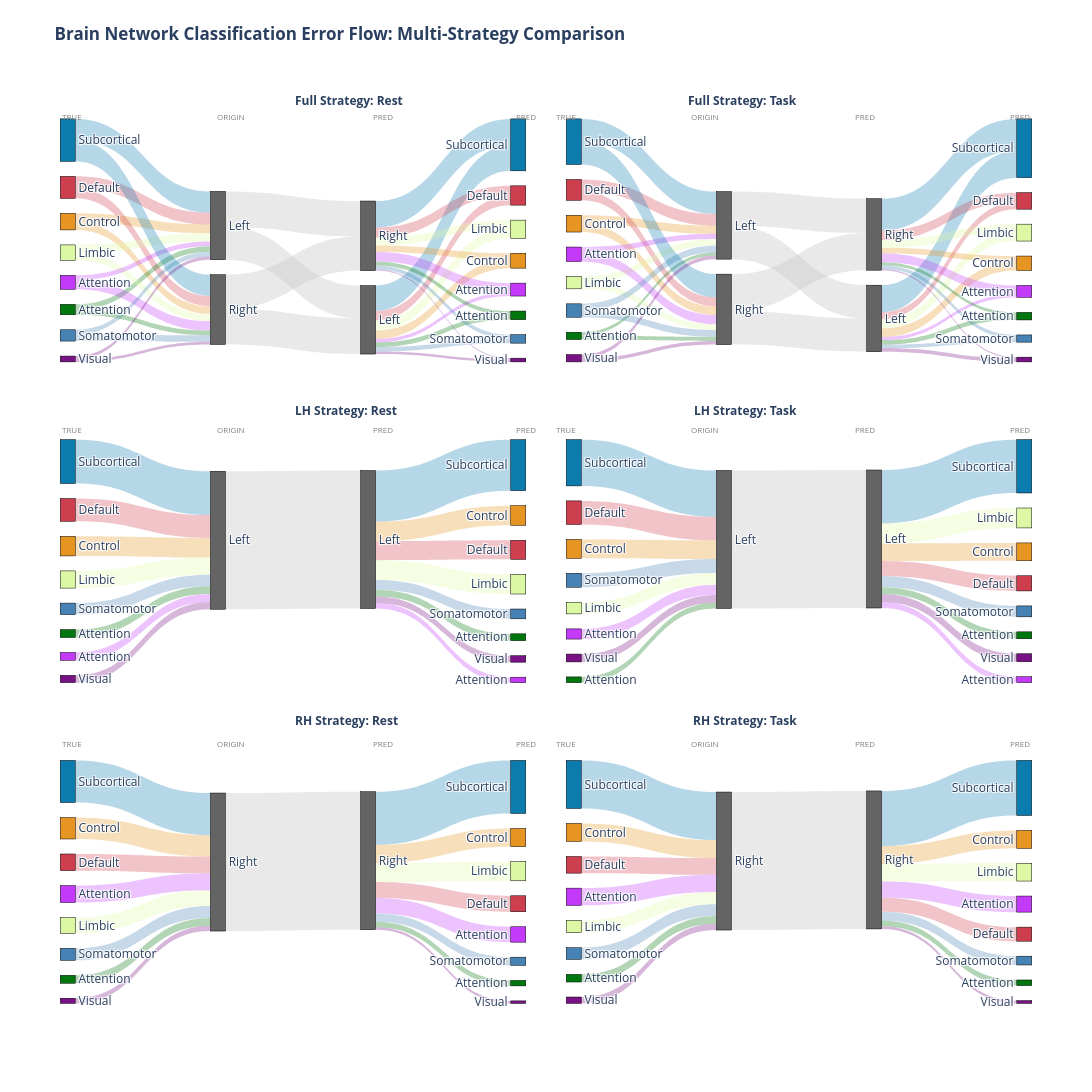

Notebook cell for this chart:
### Code cell
import pandas as pd
import numpy as np
import plotly.graph_objects as go

# ============================================================================
# 1. CONFIGURATION & COLOR MAPPING
# ============================================================================
NETWORK_COLORS = {
    'Visual': 'rgb(120, 18, 134)', 
    'Somatomotor': 'rgb(70, 130, 180)',
    'Dorsal Attention': 'rgb(0, 118, 14)', 
    'Salience/Ventral Attention': 'rgb(196, 58, 250)',
    'Limbic': 'rgb(220, 248, 164)', 
    'Control': 'rgb(230, 148, 34)',
    'Default': 'rgb(205, 62, 78)', 
    'Subcortical': 'rgb(12, 123, 174)', 
    'Other': 'rgb(128, 128, 128)'
}

def to_rgba(rgb_str, alpha=0.3):
    return rgb_str.replace('rgb', 'rgba').replace(')', f', {alpha})')

# ============================================================================
# 2. DATA EXTRACTION FUNCTION
# ============================================================================
def extract_sankey_data(cm, region_info):
    """Extract error flow data from confusion matrix"""
    rows = []
    
    # Determine hemisphere - USE THE HEMISPHERE COLUMN!
    if 'hemisphere' in region_info.columns:
        is_left = region_info['hemisphere'].str.lower() == 'left'
    else:
        # Fallback if no hemisphere column
        is_left = region_info['region_name'].str.startswith(('LH_', 'L_')) | \
                  region_info['region_name'].str.contains('_L')
    
    region_info = region_info.reset_index(drop=True)
    
    for i in range(cm.shape[0]):
        if i >= len(region_info):
            continue
            
        true_net = region_info.iloc[i]['major_network']
        true_hemi = "Left" if is_left.iloc[i] else "Right"
        
        for j in range(cm.shape[1]):
            if i == j or cm[i, j] == 0:  # Skip diagonal and zeros
                continue
                
            pred_net = region_info.iloc[j]['major_network']
            pred_hemi = "Left" if is_left.iloc[j] else "Right"
            
            rows.append({
                'Source_Net': true_net,
                'Source_Hemi': true_hemi,
                'Target_Hemi': pred_hemi,
                'Target_Net': pred_net,
                'Value': cm[i, j]
            })
    
    return pd.DataFrame(rows)

# ============================================================================
# 3. TRACE GENERATOR FUNCTION
# ============================================================================
def create_sankey_trace(df, domain_dict):
    """Generates a single Sankey trace for a specific grid domain."""
    if df.empty:
        return None
    
    # Get all networks present in this data
    all_networks = sorted(set(df['Source_Net'].unique()) | set(df['Target_Net'].unique()))
    
    # Get hemispheres present
    source_hemis = sorted(df['Source_Hemi'].unique())
    target_hemis = sorted(df['Target_Hemi'].unique())
    
    # Build nodes
    nodes = []
    node_colors = []
    
    # Tier 0: True Networks
    for n in all_networks:
        nodes.append(f"True {n}")
        node_colors.append(NETWORK_COLORS.get(n, NETWORK_COLORS['Other']))
    
    # Tier 1: Source Hemispheres
    for h in source_hemis:
        nodes.append(f"Src {h}")
        node_colors.append('rgb(100, 100, 100)')
    
    # Tier 2: Target Hemispheres
    for h in target_hemis:
        nodes.append(f"Pred {h}")
        node_colors.append('rgb(100, 100, 100)')
    
    # Tier 3: Predicted Networks
    for n in all_networks:
        nodes.append(f"Predicted {n}")
        node_colors.append(NETWORK_COLORS.get(n, NETWORK_COLORS['Other']))
    
    node_map = {name: i for i, name in enumerate(nodes)}
    links = []
    total_val = df['Value'].sum()

    # Flow 1: True Net -> Source Hemi
    f1 = df.groupby(['Source_Net', 'Source_Hemi'])['Value'].sum().reset_index()
    for _, r in f1.iterrows():
        pct = (r['Value'] / total_val) * 100
        links.append(dict(
            source=node_map[f"True {r['Source_Net']}"], 
            target=node_map[f"Src {r['Source_Hemi']}"],
            value=r['Value'], 
            color=to_rgba(NETWORK_COLORS.get(r['Source_Net'], NETWORK_COLORS['Other'])),
            label=f"{pct:.1f}%"
        ))

    # Flow 2: Source Hemi -> Pred Hemi
    f2 = df.groupby(['Source_Hemi', 'Target_Hemi'])['Value'].sum().reset_index()
    for _, r in f2.iterrows():
        links.append(dict(
            source=node_map[f"Src {r['Source_Hemi']}"], 
            target=node_map[f"Pred {r['Target_Hemi']}"],
            value=r['Value'], 
            color='rgba(200, 200, 200, 0.4)'
        ))

    # Flow 3: Pred Hemi -> Predicted Net
    f3 = df.groupby(['Target_Hemi', 'Target_Net'])['Value'].sum().reset_index()
    for _, r in f3.iterrows():
        links.append(dict(
            source=node_map[f"Pred {r['Target_Hemi']}"], 
            target=node_map[f"Predicted {r['Target_Net']}"],
            value=r['Value'], 
            color=to_rgba(NETWORK_COLORS.get(r['Target_Net'], NETWORK_COLORS['Other']))
        ))

    return go.Sankey(
        domain=domain_dict,
        arrangement="perpendicular",
        node=dict(
            pad=15, 
            thickness=15, 
            line=dict(color="black", width=0.5),
            label=[n.split(' ')[-1] for n in nodes], 
            color=node_colors
        ),
        link=dict(
            source=[l['source'] for l in links], 
            target=[l['target'] for l in links],
            value=[l['value'] for l in links], 
            color=[l['color'] for l in links],
            customdata=[l.get('label', "") for l in links],
            hovertemplate='<b>Errors:</b> %{value}<br><b>%:</b> %{customdata}<extra></extra>'
        )
    )

# ============================================================================
# 4. GRID CONSTRUCTION - USING YOUR ACTUAL DATA
# ============================================================================

# Mapping your actual variables to the grid structure
mapping = {
    ("Full Strategy", "Rest"): (confusion_matrix_cv_full, region_info_full),
    ("Full Strategy", "Task"): (confusion_matrix_task_full, region_info_full),
    ("LH Strategy", "Rest"):   (confusion_matrix_cv_lh, region_info_lh),
    ("LH Strategy", "Task"):   (confusion_matrix_task_lh, region_info_lh),
    ("RH Strategy", "Rest"):   (confusion_matrix_cv_rh, region_info_rh),
    ("RH Strategy", "Task"):   (confusion_matrix_task_rh, region_info_rh)
}

strategies = ["Full Strategy", "LH Strategy", "RH Strategy"]
conditions = ["Rest", "Task"]

fig = go.Figure()
annotations = []

for r_idx, strat in enumerate(strategies):
    for c_idx, cond in enumerate(conditions):
        x_range = [c_idx * 0.5, (c_idx + 1) * 0.5]
        y_range = [1 - (r_idx + 1) * 0.33, 1 - r_idx * 0.33]
        
        # Get the data for this subplot
        cm, region_info = mapping[(strat, cond)]
        
        # Extract flow data
        df_sub = extract_sankey_data(cm, region_info)
        
        # Create trace
        if not df_sub.empty:
            trace = create_sankey_trace(
                df_sub, 
                {'x': [x_range[0]+0.02, x_range[1]-0.02], 
                 'y': [y_range[0]+0.04, y_range[1]-0.04]}
            )
            if trace is not None:
                fig.add_trace(trace)
        
        # Add title annotation
        annotations.append(dict(
            x=(x_range[0] + x_range[1]) / 2, 
            y=y_range[1] - 0.01,
            text=f"<b>{strat}: {cond}</b>", 
            showarrow=False, 
            xref="paper", 
            yref="paper", 
            font=dict(size=12)
        ))
        
        # Add tier labels
        tier_y = y_range[1] - 0.03
        tier_labels = ["TRUE", "ORIGIN", "PRED", "PRED"]
        for t_idx, txt in enumerate(tier_labels):
            annotations.append(dict(
                x=x_range[0] + 0.02 + t_idx * ((x_range[1] - 0.02) - (x_range[0] + 0.02)) / 3,
                y=tier_y,
                text=txt,
                showarrow=False,
                xref="paper",
                yref="paper",
                font=dict(size=8, color="gray")
            ))

fig.update_layout(
    title_text="<b>Brain Network Classification Error Flow: Multi-Strategy Comparison</b>",
    height=1200, 
    width=1400,
    annotations=annotations,
    margin=dict(t=80, b=40, l=40, r=40),
    paper_bgcolor='white'
)

fig.show()

# Optional: Save
# fig.write_image("sankey_6subplot_comparison.png", width=1400, height=1200, scale=2)

### Figure 1 — Plotly figure (JSON) as saved in the notebook; plotly's stock layout.template omitted (floating-point values rounded to 4 significant figures)
{"data": [{"arrangement": "perpendicular", "domain": {"x": [0.02, 0.48], "y": [0.71, 0.96]}, "link": {"color": ["rgba(230, 148, 34, 0.3)", "rgba(230, 148, 34, 0.3)", "rgba(205, 62, 78, 0.3)", "rgba(205, 62, 78, 0.3)", "rgba(0, 118, 14, 0.3)", "rgba(0, 118, 14, 0.3)", "rgba(220, 248, 164, 0.3)", "rgba(220, 248, 164, 0.3)", "rgba(196, 58, 250, 0.3)", "rgba(196, 58, 250, 0.3)", "rgba(70, 130, 180, 0.3)", "rgba(70, 130, 180, 0.3)", "rgba(12, 123, 174, 0.3)", "rgba(12, 123, 174, 0.3)", "rgba(120, 18, 134, 0.3)", "rgba(120, 18, 134, 0.3)", "rgba(200, 200, 200, 0.4)", "rgba(200, 200, 200, 0.4)", "rgba(200, 200, 200, 0.4)", "rgba(200, 200, 200, 0.4)", "rgba(230, 148, 34, 0.3)", "rgba(205, 62, 78, 0.3)", "rgba(0, 118, 14, 0.3)", "rgba(220, 248, 164, 0.3)", "rgba(196, 58, 250, 0.3)", "rgba(70, 130, 180, 0.3)", "rgba(12, 123, 174, 0.3)", "rgba(120, 18, 134, 0.3)", "rgba(230, 148, 34, 0.3)", "rgba(205, 62, 78, 0.3)", "rgba(0, 118, 14, 0.3)", "rgba(220, 248, 164, 0.3)", "rgba(196, 58, 250, 0.3)", "rgba(70, 130, 180, 0.3)", "rgba(12, 123, 174, 0.3)", "rgba(120, 18, 134, 0.3)"], "customdata": ["6.4%", "5.6%", "8.5%", "7.4%", "4.1%", "3.5%", "6.0%", "5.2%", "3.3%", "6.8%", "3.4%", "4.7%", "15.4%", "15.4%", "2.3%", "1.9%", "", "", "", "", "", "", "", "", "", "", "", "", "", "", "", "", "", "", "", ""], "hovertemplate": "<b>Errors:</b> %{value}<br><b>%:</b> %{customdata}<extra></extra>", "source": [0, 0, 1, 1, 2, 2, 3, 3, 4, 4, 5, 5, 6, 6, 7, 7, 8, 8, 9, 9, 10, 10, 10, 10, 10, 10, 10, 10, 11, 11, 11, 11, 11, 11, 11, 11], "target": [8, 9, 8, 9, 8, 9, 8, 9, 8, 9, 8, 9, 8, 9, 8, 9, 10, 11, 10, 11, 12, 13, 14, 15, 16, 17, 18, 19, 12, 13, 14, 15, 16, 17, 18, 19], "value": [253, 220, 336, 292, 160, 139, 236, 206, 130, 268, 136, 187, 608, 606, 92, 74, 937, 1014, 1018, 974, 238, 262, 131, 293, 104, 125, 727, 75, 187, 290, 116, 225, 265, 117, 757, 31]}, "node": {"color": ["rgb(230, 148, 34)", "rgb(205, 62, 78)", "rgb(0, 118, 14)", "rgb(220, 248, 164)", "rgb(196, 58, 250)", "rgb(70, 130, 180)", "rgb(12, 123, 174)", "rgb(120, 18, 134)", "rgb(100, 100, 100)", "rgb(100, 100, 100)", "rgb(100, 100, 100)", "rgb(100, 100, 100)", "rgb(230, 148, 34)", "rgb(205, 62, 78)", "rgb(0, 118, 14)", "rgb(220, 248, 164)", "rgb(196, 58, 250)", "rgb(70, 130, 180)", "rgb(12, 123, 174)", "rgb(120, 18, 134)"], "label": ["Control", "Default", "Attention", "Limbic", "Attention", "Somatomotor", "Subcortical", "Visual", "Left", "Right", "Left", "Right", "Control", "Default", "Attention", "Limbic", "Attention", "Somatomotor", "Subcortical", "Visual"], "line": {"color": "black", "width": 0.5}, "pad": 15, "thickness": 15}, "type": "sankey"}, {"arrangement": "perpendicular", "domain": {"x": [0.52, 0.98], "y": [0.71, 0.96]}, "link": {"color": ["rgba(230, 148, 34, 0.3)", "rgba(230, 148, 34, 0.3)", "rgba(205, 62, 78, 0.3)", "rgba(205, 62, 78, 0.3)", "rgba(0, 118, 14, 0.3)", "rgba(0, 118, 14, 0.3)", "rgba(220, 248, 164, 0.3)", "rgba(220, 248, 164, 0.3)", "rgba(196, 58, 250, 0.3)", "rgba(196, 58, 250, 0.3)", "rgba(70, 130, 180, 0.3)", "rgba(70, 130, 180, 0.3)", "rgba(12, 123, 174, 0.3)", "rgba(12, 123, 174, 0.3)", "rgba(120, 18, 134, 0.3)", "rgba(120, 18, 134, 0.3)", "rgba(200, 200, 200, 0.4)", "rgba(200, 200, 200, 0.4)", "rgba(200, 200, 200, 0.4)", "rgba(200, 200, 200, 0.4)", "rgba(230, 148, 34, 0.3)", "rgba(205, 62, 78, 0.3)", "rgba(0, 118, 14, 0.3)", "rgba(220, 248, 164, 0.3)", "rgba(196, 58, 250, 0.3)", "rgba(70, 130, 180, 0.3)", "rgba(12, 123, 174, 0.3)", "rgba(120, 18, 134, 0.3)", "rgba(230, 148, 34, 0.3)", "rgba(205, 62, 78, 0.3)", "rgba(0, 118, 14, 0.3)", "rgba(220, 248, 164, 0.3)", "rgba(196, 58, 250, 0.3)", "rgba(70, 130, 180, 0.3)", "rgba(12, 123, 174, 0.3)", "rgba(120, 18, 134, 0.3)"], "customdata": ["5.9%", "6.2%", "8.5%", "6.6%", "2.3%", "3.0%", "4.7%", "4.2%", "3.8%", "6.7%", "4.9%", "4.8%", "16.2%", "16.8%", "2.7%", "2.6%", "", "", "", "", "", "", "", "", "", "", "", "", "", "", "", "", "", "", "", ""], "hovertemplate": "<b>Errors:</b> %{value}<br><b>%:</b> %{customdata}<extra></extra>", "source": [0, 0, 1, 1, 2, 2, 3, 3, 4, 4, 5, 5, 6, 6, 7, 7, 8, 8, 9, 9, 10, 10, 10, 10, 10, 10, 10, 10, 11, 11, 11, 11, 11, 11, 11, 11], "target": [8, 9, 8, 9, 8, 9, 8, 9, 8, 9, 8, 9, 8, 9, 8, 9, 10, 11, 10, 11, 12, 13, 14, 15, 16, 17, 18, 19, 12, 13, 14, 15, 16, 17, 18, 19], "value": [295, 312, 424, 328, 115, 150, 235, 212, 188, 334, 244, 241, 810, 840, 133, 132, 1197, 1247, 1210, 1339, 317, 254, 164, 330, 110, 125, 976, 131, 204, 343, 109, 281, 322, 136, 1151, 40]}, "node": {"color": ["rgb(230, 148, 34)", "rgb(205, 62, 78)", "rgb(0, 118, 14)", "rgb(220, 248, 164)", "rgb(196, 58, 250)", "rgb(70, 130, 180)", "rgb(12, 123, 174)", "rgb(120, 18, 134)", "rgb(100, 100, 100)", "rgb(100, 100, 100)", "rgb(100, 100, 100)", "rgb(100, 100, 100)", "rgb(230, 148, 34)", "rgb(205, 62, 78)", "rgb(0, 118, 14)", "rgb(220, 248, 164)", "rgb(196, 58, 250)", "rgb(70, 130, 180)", "rgb(12, 123, 174)", "rgb(120, 18, 134)"], "label": ["Control", "Default", "Attention", "Limbic", "Attention", "Somatomotor", "Subcortical", "Visual", "Left", "Right", "Left", "Right", "Control", "Default", "Attention", "Limbic", "Attention", "Somatomotor", "Subcortical", "Visual"], "line": {"color": "black", "width": 0.5}, "pad": 15, "thickness": 15}, "type": "sankey"}, {"arrangement": "perpendicular", "domain": {"x": [0.02, 0.48], "y": [0.38, 0.63]}, "link": {"color": ["rgba(230, 148, 34, 0.3)", "rgba(205, 62, 78, 0.3)", "rgba(0, 118, 14, 0.3)", "rgba(220, 248, 164, 0.3)", "rgba(196, 58, 250, 0.3)", "rgba(70, 130, 180, 0.3)", "rgba(12, 123, 174, 0.3)", "rgba(120, 18, 134, 0.3)", "rgba(200, 200, 200, 0.4)", "rgba(230, 148, 34, 0.3)", "rgba(205, 62, 78, 0.3)", "rgba(0, 118, 14, 0.3)", "rgba(220, 248, 164, 0.3)", "rgba(196, 58, 250, 0.3)", "rgba(70, 130, 180, 0.3)", "rgba(12, 123, 174, 0.3)", "rgba(120, 18, 134, 0.3)"], "customdata": ["14.2%", "16.5%", "5.7%", "12.5%", "5.6%", "8.3%", "31.8%", "5.3%", "", "", "", "", "", "", "", "", ""], "hovertemplate": "<b>Errors:</b> %{value}<br><b>%:</b> %{customdata}<extra></extra>", "source": [0, 1, 2, 3, 4, 5, 6, 7, 8, 9, 9, 9, 9, 9, 9, 9, 9], "target": [8, 8, 8, 8, 8, 8, 8, 8, 9, 10, 11, 12, 13, 14, 15, 16, 17], "value": [302, 351, 122, 265, 120, 177, 676, 113, 2126, 303, 293, 106, 303, 84, 151, 786, 100]}, "node": {"color": ["rgb(230, 148, 34)", "rgb(205, 62, 78)", "rgb(0, 118, 14)", "rgb(220, 248, 164)", "rgb(196, 58, 250)", "rgb(70, 130, 180)", "rgb(12, 123, 174)", "rgb(120, 18, 134)", "rgb(100, 100, 100)", "rgb(100, 100, 100)", "rgb(230, 148, 34)", "rgb(205, 62, 78)", "rgb(0, 118, 14)", "rgb(220, 248, 164)", "rgb(196, 58, 250)", "rgb(70, 130, 180)", "rgb(12, 123, 174)", "rgb(120, 18, 134)"], "label": ["Control", "Default", "Attention", "Limbic", "Attention", "Somatomotor", "Subcortical", "Visual", "Left", "Left", "Control", "Default", "Attention", "Limbic", "Attention", "Somatomotor", "Subcortical", "Visual"], "line": {"color": "black", "width": 0.5}, "pad": 15, "thickness": 15}, "type": "sankey"}, {"arrangement": "perpendicular", "domain": {"x": [0.52, 0.98], "y": [0.38, 0.63]}, "link": {"color": ["rgba(230, 148, 34, 0.3)", "rgba(205, 62, 78, 0.3)", "rgba(0, 118, 14, 0.3)", "rgba(220, 248, 164, 0.3)", "rgba(196, 58, 250, 0.3)", "rgba(70, 130, 180, 0.3)", "rgba(12, 123, 174, 0.3)", "rgba(120, 18, 134, 0.3)", "rgba(200, 200, 200, 0.4)", "rgba(230, 148, 34, 0.3)", "rgba(205, 62, 78, 0.3)", "rgba(0, 118, 14, 0.3)", "rgba(220, 248, 164, 0.3)", "rgba(196, 58, 250, 0.3)", "rgba(70, 130, 180, 0.3)", "rgba(12, 123, 174, 0.3)", "rgba(120, 18, 134, 0.3)"], "customdata": ["13.7%", "17.1%", "4.2%", "8.4%", "7.4%", "10.1%", "33.5%", "5.7%", "", "", "", "", "", "", "", "", ""], "hovertemplate": "<b>Errors:</b> %{value}<br><b>%:</b> %{customdata}<extra></extra>", "source": [0, 1, 2, 3, 4, 5, 6, 7, 8, 9, 9, 9, 9, 9, 9, 9, 9], "target": [8, 8, 8, 8, 8, 8, 8, 8, 9, 10, 11, 12, 13, 14, 15, 16, 17], "value": [414, 518, 126, 256, 224, 306, 1016, 172, 3032, 392, 333, 152, 438, 130, 240, 1172, 175]}, "node": {"color": ["rgb(230, 148, 34)", "rgb(205, 62, 78)", "rgb(0, 118, 14)", "rgb(220, 248, 164)", "rgb(196, 58, 250)", "rgb(70, 130, 180)", "rgb(12, 123, 174)", "rgb(120, 18, 134)", "rgb(100, 100, 100)", "rgb(100, 100, 100)", "rgb(230, 148, 34)", "rgb(205, 62, 78)", "rgb(0, 118, 14)", "rgb(220, 248, 164)", "rgb(196, 58, 250)", "rgb(70, 130, 180)", "rgb(12, 123, 174)", "rgb(120, 18, 134)"], "label": ["Control", "Default", "Attention", "Limbic", "Attention", "Somatomotor", "Subcortical", "Visual", "Left", "Left", "Control", "Default", "Attention", "Limbic", "Attention", "Somatomotor", "Subcortical", "Visual"], "line": {"color": "black", "width": 0.5}, "pad": 15, "thickness": 15}, "type": "sankey"}, {"arrangement": "perpendicular", "domain": {"x": [0.02, 0.48], "y": [0.05, 0.3]}, "link": {"color": ["rgba(230, 148, 34, 0.3)", "rgba(205, 62, 78, 0.3)", "rgba(0, 118, 14, 0.3)", "rgba(220, 248, 164, 0.3)", "rgba(196, 58, 250, 0.3)", "rgba(70, 130, 180, 0.3)", "rgba(12, 123, 174, 0.3)", "rgba(120, 18, 134, 0.3)", "rgba(200, 200, 200, 0.4)", "rgba(230, 148, 34, 0.3)", "rgba(205, 62, 78, 0.3)", "rgba(0, 118, 14, 0.3)", "rgba(220, 248, 164, 0.3)", "rgba(196, 58, 250, 0.3)", "rgba(70, 130, 180, 0.3)", "rgba(12, 123, 174, 0.3)", "rgba(120, 18, 134, 0.3)"], "customdata": ["15.5%", "12.1%", "5.7%", "11.4%", "12.2%", "8.7%", "30.5%", "3.7%", "", "", "", "", "", "", "", "", ""], "hovertemplate": "<b>Errors:</b> %{value}<br><b>%:</b> %{customdata}<extra></extra>", "source": [0, 1, 2, 3, 4, 5, 6, 7, 8, 9, 9, 9, 9, 9, 9, 9, 9], "target": [8, 8, 8, 8, 8, 8, 8, 8, 9, 10, 11, 12, 13, 14, 15, 16, 17], "value": [349, 271, 129, 256, 275, 196, 686, 84, 2246, 296, 260, 89, 311, 251, 134, 864, 41]}, "node": {"color": ["rgb(230, 148, 34)", "rgb(205, 62, 78)", "rgb(0, 118, 14)", "rgb(220, 248, 164)", "rgb(196, 58, 250)", "rgb(70, 130, 180)", "rgb(12, 123, 174)", "rgb(120, 18, 134)", "rgb(100, 100, 100)", "rgb(100, 100, 100)", "rgb(230, 148, 34)", "rgb(205, 62, 78)", "rgb(0, 118, 14)", "rgb(220, 248, 164)", "rgb(196, 58, 250)", "rgb(70, 130, 180)", "rgb(12, 123, 174)", "rgb(120, 18, 134)"], "label": ["Control", "Default", "Attention", "Limbic", "Attention", "Somatomotor", "Subcortical", "Visual", "Right", "Right", "Control", "Default", "Attention", "Limbic", "Attention", "Somatomotor", "Subcortical", "Visual"], "line": {"color": "black", "width": 0.5}, "pad": 15, "thickness": 15}, "type": "sankey"}, {"arrangement": "perpendicular", "domain": {"x": [0.52, 0.98], "y": [0.05, 0.3]}, "link": {"color": ["rgba(230, 148, 34, 0.3)", "rgba(205, 62, 78, 0.3)", "rgba(0, 118, 14, 0.3)", "rgba(220, 248, 164, 0.3)", "rgba(196, 58, 250, 0.3)", "rgba(70, 130, 180, 0.3)", "rgba(12, 123, 174, 0.3)", "rgba(120, 18, 134, 0.3)", "rgba(200, 200, 200, 0.4)", "rgba(230, 148, 34, 0.3)", "rgba(205, 62, 78, 0.3)", "rgba(0, 118, 14, 0.3)", "rgba(220, 248, 164, 0.3)", "rgba(196, 58, 250, 0.3)", "rgba(70, 130, 180, 0.3)", "rgba(12, 123, 174, 0.3)", "rgba(120, 18, 134, 0.3)"], "customdata": ["13.1%", "12.1%", "5.5%", "8.9%", "12.5%", "8.5%", "34.8%", "4.6%", "", "", "", "", "", "", "", "", ""], "hovertemplate": "<b>Errors:</b> %{value}<br><b>%:</b> %{customdata}<extra></extra>", "source": [0, 1, 2, 3, 4, 5, 6, 7, 8, 9, 9, 9, 9, 9, 9, 9, 9], "target": [8, 8, 8, 8, 8, 8, 8, 8, 9, 10, 11, 12, 13, 14, 15, 16, 17], "value": [415, 384, 176, 282, 398, 269, 1106, 147, 3177, 412, 324, 130, 407, 370, 202, 1268, 64]}, "node": {"color": ["rgb(230, 148, 34)", "rgb(205, 62, 78)", "rgb(0, 118, 14)", "rgb(220, 248, 164)", "rgb(196, 58, 250)", "rgb(70, 130, 180)", "rgb(12, 123, 174)", "rgb(120, 18, 134)", "rgb(100, 100, 100)", "rgb(100, 100, 100)", "rgb(230, 148, 34)", "rgb(205, 62, 78)", "rgb(0, 118, 14)", "rgb(220, 248, 164)", "rgb(196, 58, 250)", "rgb(70, 130, 180)", "rgb(12, 123, 174)", "rgb(120, 18, 134)"], "label": ["Control", "Default", "Attention", "Limbic", "Attention", "Somatomotor", "Subcortical", "Visual", "Right", "Right", "Control", "Default", "Attention", "Limbic", "Attention", "Somatomotor", "Subcortical", "Visual"], "line": {"color": "black", "width": 0.5}, "pad": 15, "thickness": 15}, "type": "sankey"}], "layout": {"annotations": [{"font": {"size": 12}, "showarrow": false, "text": "<b>Full Strategy: Rest</b>", "x": 0.25, "xref": "paper", "y": 0.99, "yref": "paper"}, {"font": {"color": "gray", "size": 8}, "showarrow": false, "text": "TRUE", "x": 0.02, "xref": "paper", "y": 0.97, "yref": "paper"}, {"font": {"color": "gray", "size": 8}, "showarrow": false, "text": "ORIGIN", "x": 0.1733, "xref": "paper", "y": 0.97, "yref": "paper"}, {"font": {"color": "gray", "size": 8}, "showarrow": false, "text": "PRED", "x": 0.3267, "xref": "paper", "y": 0.97, "yref": "paper"}, {"font": {"color": "gray", "size": 8}, "showarrow": false, "text": "PRED", "x": 0.48, "xref": "paper", "y": 0.97, "yref": "paper"}, {"font": {"size": 12}, "showarrow": false, "text": "<b>Full Strategy: Task</b>", "x": 0.75, "xref": "paper", "y": 0.99, "yref": "paper"}, {"font": {"color": "gray", "size": 8}, "showarrow": false, "text": "TRUE", "x": 0.52, "xref": "paper", "y": 0.97, "yref": "paper"}, {"font": {"color": "gray", "size": 8}, "showarrow": false, "text": "ORIGIN", "x": 0.6733, "xref": "paper", "y": 0.97, "yref": "paper"}, {"font": {"color": "gray", "size": 8}, "showarrow": false, "text": "PRED", "x": 0.8267, "xref": "paper", "y": 0.97, "yref": "paper"}, {"font": {"color": "gray", "size": 8}, "showarrow": false, "text": "PRED", "x": 0.98, "xref": "paper", "y": 0.97, "yref": "paper"}, {"font": {"size": 12}, "showarrow": false, "text": "<b>LH Strategy: Rest</b>", "x": 0.25, "xref": "paper", "y": 0.66, "yref": "paper"}, {"font": {"color": "gray", "size": 8}, "showarrow": false, "text": "TRUE", "x": 0.02, "xref": "paper", "y": 0.64, "yref": "paper"}, {"font": {"color": "gray", "size": 8}, "showarrow": false, "text": "ORIGIN", "x": 0.1733, "xref": "paper", "y": 0.64, "yref": "paper"}, {"font": {"color": "gray", "size": 8}, "showarrow": false, "text": "PRED", "x": 0.3267, "xref": "paper", "y": 0.64, "yref": "paper"}, {"font": {"color": "gray", "size": 8}, "showarrow": false, "text": "PRED", "x": 0.48, "xref": "paper", "y": 0.64, "yref": "paper"}, {"font": {"size": 12}, "showarrow": false, "text": "<b>LH Strategy: Task</b>", "x": 0.75, "xref": "paper", "y": 0.66, "yref": "paper"}, {"font": {"color": "gray", "size": 8}, "showarrow": false, "text": "TRUE", "x": 0.52, "xref": "paper", "y": 0.64, "yref": "paper"}, {"font": {"color": "gray", "size": 8}, "showarrow": false, "text": "ORIGIN", "x": 0.6733, "xref": "paper", "y": 0.64, "yref": "paper"}, {"font": {"color": "gray", "size": 8}, "showarrow": false, "text": "PRED", "x": 0.8267, "xref": "paper", "y": 0.64, "yref": "paper"}, {"font": {"color": "gray", "size": 8}, "showarrow": false, "text": "PRED", "x": 0.98, "xref": "paper", "y": 0.64, "yref": "paper"}, {"font": {"size": 12}, "showarrow": false, "text": "<b>RH Strategy: Rest</b>", "x": 0.25, "xref": "paper", "y": 0.33, "yref": "paper"}, {"font": {"color": "gray", "size": 8}, "showarrow": false, "text": "TRUE", "x": 0.02, "xref": "paper", "y": 0.31, "yref": "paper"}, {"font": {"color": "gray", "size": 8}, "showarrow": false, "text": "ORIGIN", "x": 0.1733, "xref": "paper", "y": 0.31, "yref": "paper"}, {"font": {"color": "gray", "size": 8}, "showarrow": false, "text": "PRED", "x": 0.3267, "xref": "paper", "y": 0.31, "yref": "paper"}, {"font": {"color": "gray", "size": 8}, "showarrow": false, "text": "PRED", "x": 0.48, "xref": "paper", "y": 0.31, "yref": "paper"}, {"font": {"size": 12}, "showarrow": false, "text": "<b>RH Strategy: Task</b>", "x": 0.75, "xref": "paper", "y": 0.33, "yref": "paper"}, {"font": {"color": "gray", "size": 8}, "showarrow": false, "text": "TRUE", "x": 0.52, "xref": "paper", "y": 0.31, "yref": "paper"}, {"font": {"color": "gray", "size": 8}, "showarrow": false, "text": "ORIGIN", "x": 0.6733, "xref": "paper", "y": 0.31, "yref": "paper"}, {"font": {"color": "gray", "size": 8}, "showarrow": false, "text": "PRED", "x": 0.8267, "xref": "paper", "y": 0.31, "yref": "paper"}, {"font": {"color": "gray", "size": 8}, "showarrow": false, "text": "PRED", "x": 0.98, "xref": "paper", "y": 0.31, "yref": "paper"}], "height": 1200, "margin": {"b": 40, "l": 40, "r": 40, "t": 80}, "paper_bgcolor": "white", "title": {"text": "<b>Brain Network Classification Error Flow: Multi-Strategy Comparison</b>"}, "width": 1400}}
